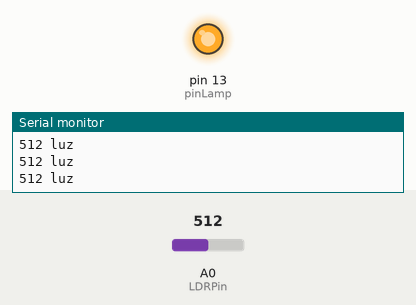
Simulated run of this sketch. Board: Arduino Uno, built with avr-gcc and run on an emulated ATmega328P. On the bench: output pins drawn as LEDs (lit = HIGH), the last lines printed to the serial monitor. Inputs (shaded band) come from the test bench; at power-on: A0 (LDRPin) = 512.

Above: at 1.5 s.
1.6 s: A0 (LDRPin) set to 0
At 2.8 s:
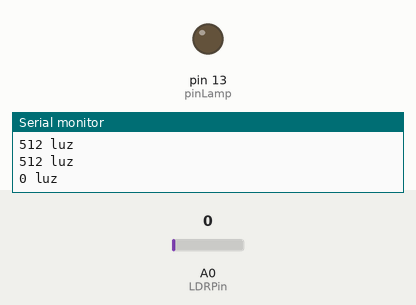
3.6 s: A0 (LDRPin) set to 122
At 5.6 s:
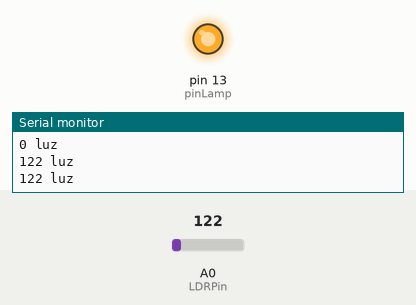
Timing chart, 0 to 7.1 s (numbered marks = the images above; inputs shaded):
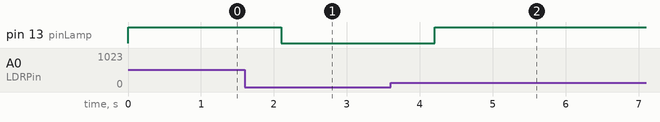

The sketch:

Practica25.ino
```cpp
const int LDRPin = A0;

//#include "Part1.h"
#include "Part2.h"

void setup() {
  Serial.begin(9600);
  pinMode(LDRPin,INPUT);
  initProg();
}


void loop() {
  runner();
}
```

Part2.h
```cpp
#ifndef _HEADER_FILE_H_
#define _HEADER_FILE_H_

    #define pinLamp 13
    int v;

    void initProg()
    {
        pinMode(pinLamp,OUTPUT);

    }

    void runner()
    {
          v = analogRead(LDRPin);

          Serial.println(String(v)+" luz");

          digitalWrite(pinLamp, v!=0);

          delay(700);
    }

#endif //_HEADER_FILE_H_
```

Measured:
- after the input at 1.6 s, pin 13 (pinLamp): HIGH → LOW after 0.50 s
- after the input at 3.6 s, pin 13 (pinLamp): LOW → HIGH after 0.60 s
